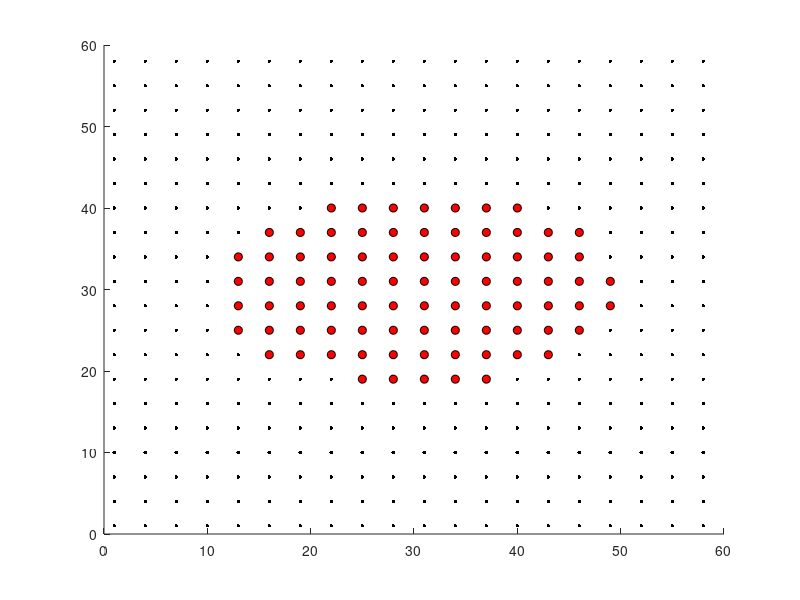

This figure's MATLAB source:
close all force;
clear;
clc;

disp("--- You are running 'f05_logistic_regression' file now ---")

% ------------------------ Functions ------------------------

function J = cost(X, y, theta)
    J = (1 / (2*rows(X))) * (norm(X*theta - y) ^ 2 );
endfunction

function [theta, J_history] = gradientDescent(X, y, theta, alpha, iteration_count)
    m = length(X);
    for i = 1:iteration_count
        theta = theta - (alpha / m) * X' * ( X * theta - y);
        J_history(i) = cost(X, y, theta);
    endfor
endfunction

function X_norm = featureNormalize(X)
    mu = mean(X);                     % we would've also needed to return mu and sigma if new values were to be predicted
    sigma = std(X);
    X_norm = (X - mu) ./ sigma;
endfunction

% -----------------------------------------------------------

range = [1:3:60];

% Can also use meshgrid(), see https://stackoverflow.com/questions/7446946/how-to-generate-all-pairs-from-two-vectors-in-matlab-using-vectorised-code
x = [(ones(length(range), 1) * range)(:), (ones(length(range), 1) * range)'(:)];
x1 = x(:,1);
x2 = x(:,2);

y = ((x1 - 30) .^ 2) + (((x2 - 30) .* 1.7) .^ 2) - 400 < 0;    % some nice function :)

hold on;
plot(x1(find(y==1)), x2(find(y==1)), 'ko', 'MarkerFaceColor', 'r', 'MarkerSize', 6);
plot(x1(find(y==0)), x2(find(y==0)), 'k.', 'MarkerFaceColor', 'k', 'MarkerSize', 8);
m = length(x);                                         % count of training examples
